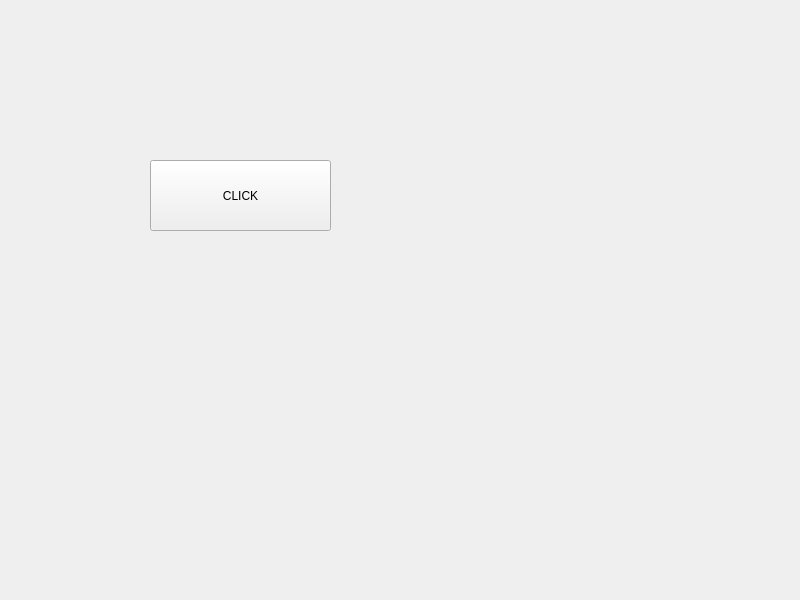
<?xml version="1.0" encoding="UTF-8"?>
<ui version="4.0">
 <class>teste_window</class>
 <widget class="QMainWindow" name="teste_window">
  <property name="geometry">
   <rect>
    <x>0</x>
    <y>0</y>
    <width>800</width>
    <height>600</height>
   </rect>
  </property>
  <property name="windowTitle">
   <string>MainWindow</string>
  </property>
  <widget class="QWidget" name="centralwidget">
   <widget class="QPushButton" name="btn">
    <property name="geometry">
     <rect>
      <x>150</x>
      <y>160</y>
      <width>181</width>
      <height>71</height>
     </rect>
    </property>
    <property name="text">
     <string>CLICK</string>
    </property>
   </widget>
  </widget>
 </widget>
 <resources/>
 <connections/>
</ui>
